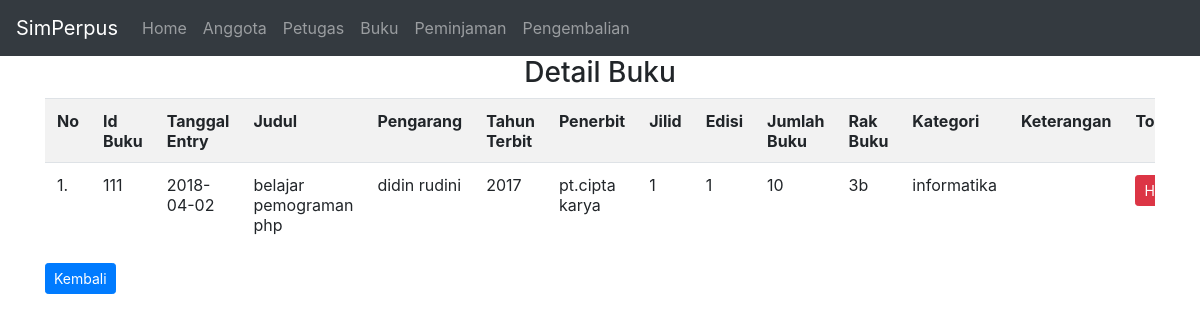
/detail_buku.php?halaman=buku_detail&id=111, run on the app's committed database.
### tables this page shows
CREATE TABLE IF NOT EXISTS `buku` (
  `id_buku` int(15) NOT NULL AUTO_INCREMENT,
  `tanggal_entry` date NOT NULL,
  `judul_buku` varchar(60) NOT NULL,
  `pengarang` varchar(50) NOT NULL,
  `tahun_terbit` varchar(5) NOT NULL,
  `penerbit` varchar(30) NOT NULL,
  `jilid` int(5) NOT NULL,
  `edisi` int(5) NOT NULL,
  `jumlah_buku` int(5) NOT NULL,
  `rak_buku` varchar(5) NOT NULL,
  `kategori` varchar(20) NOT NULL,
  `keterangan` varchar(30) NOT NULL,
  PRIMARY KEY (`id_buku`)
);

### detail_buku.php (the view, shortened to what this page needs)
<?php
include("connection.php");
?>
<link rel="stylesheet" type="text/css" href="css/bootstrap.css">
<nav class="navbar navbar-expand-md bg-dark navbar-dark">
  <a class="navbar-brand" href="#">SimPerpus</a>
    <ul class="navbar-nav">
      <li class="nav-item">
        <a class="nav-link" href="index.php">Home</a>
      </li>
      <li class="nav-item">
        <a class="nav-link" href="tampil_data.php">Anggota</a>
      </li>
      <li class="nav-item">
        <a class="nav-link" href="tampil_petugas.php">Petugas</a>
      </li>
      <li class="nav-item">
        <a class="nav-link" href="tampil_buku.php">Buku</a>
      </li>
      <li class="nav-item">
        <a class="nav-link" href="tampil_pinjam.php">Peminjaman</a>
      </li>
      <li class="nav-item">
        <a class="nav-link" href="tampil_kembali.php">Pengembalian</a>
      </li>
    </ul>
</nav>
<div class="container">
<h3 align="center">Detail Buku</h3>
<div class="table-responsive">
<table class="table table-striped">
   <tr>
        <th scope="col">No</th>
        <th scope="col">Id Buku</th>
        <th scope="col">Tanggal Entry</th>
        <th scope="col">Judul</th>
        <th scope="col">Pengarang</th>
        <th scope="col">Tahun Terbit</th>
        <th scope="col">Penerbit</th>
        <th scope="col">Jilid</th>
        <th scope="col">Edisi</th>
        <th scope="col">Jumlah Buku</th>
        <th scope="col">Rak Buku</th>
        <th scope="col">Kategori</th>
        <th scope="col">Keterangan</th>
        <th scope="col">Tools</th>
      </tr>
    <tr>
<?php
    $no=1;
    $query=("SELECT * FROM buku WHERE id_buku='$_GET[id]'");
    $lihat = mysqli_query($con, $query) or die('Error, query failed. ' . mysqli_error());
    while($r=mysqli_fetch_array($lihat)){
?>
    <tr>
        <tr>
        <td><?php echo"$no.";?></td>
        <td><?php echo"$r[id_buku]";?></td>
        <td><?php echo"$r[tanggal_entry]";?></td>
        <td><?php echo "$r[judul_buku]";?></td>
        <td><?php echo "$r[pengarang]";?></td>
        <td><?php echo "$r[tahun_terbit]";?></td>
        <td><?php echo "$r[penerbit]";?></td>
        <td><?php echo "$r[jilid]";?></td>
        <td><?php echo "$r[edisi]";?></td>
        <td><?php echo "$r[jumlah_buku]";?></td>
        <td><?php echo "$r[rak_buku]";?></td>
        <td><?php echo "$r[kategori]";?></td>
        <td><?php echo "$r[keterangan]";?></td>
        <td align="center">
            <a href="delete_buku.php?halaman=buku_delete&id_buku=<?=$r['id_buku'];?>" title="Hapus Data" class="btn btn-danger btn-sm">Hapus Data<span class="glyphicon glyphicon-trash" aria-hidden="true"></span></a>
        </td>
    </tr>
<?php
$no++;
} ?>
</tr>
</table>
</div>
<a href="tampil_buku.php" class="btn btn-sm btn-primary">Kembali</a>

### data on the page
buku: id_buku "111", tanggal_entry "2018-04-02", judul_buku "belajar pemograman php", pengarang "didin rudini", tahun_terbit "2017", penerbit "pt.cipta karya", jilid "1", edisi "1", jumlah_buku "10", rak_buku "3b", kategori "informatika"
